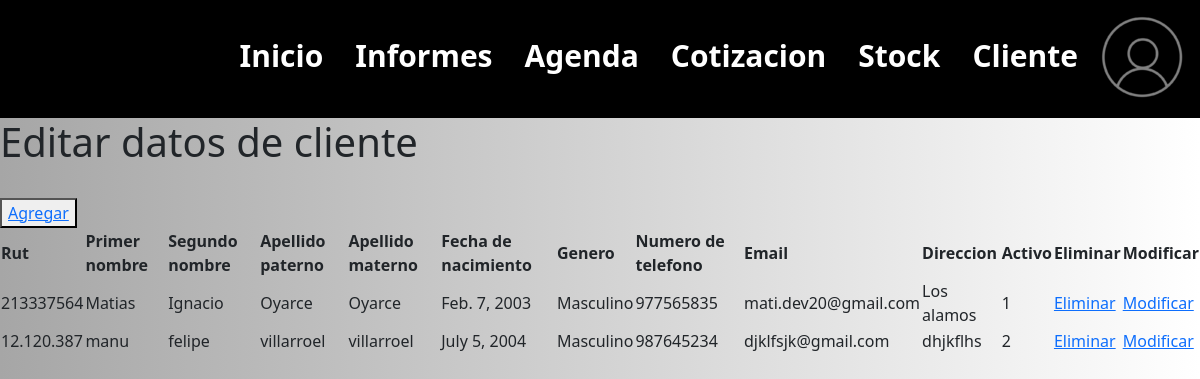
/gestionUser/crud_clientes, run on the app's committed database.
### gestionUser/models.py (models this page shows, shortened)
class Cliente(models.Model):
    rut = models.CharField(db_column='clienteRut', primary_key=True, max_length=10)
    primer_nombre = models.CharField(max_length=20)
    segundo_nombre = models.CharField(max_length=20, blank=True, null=True)  # Segundo nombre puede ser opcional
    apellido_paterno = models.CharField(max_length=20)
    apellido_materno = models.CharField(max_length=20, blank=True, null=True)  # Apellido materno puede ser opcional
    fecha_nacimiento = models.DateField(blank=False, null=False)
    id_genero = models.ForeignKey('Genero', on_delete=models.CASCADE, db_column='idGenero')
    telefono = models.CharField(max_length=45)
    email = models.EmailField(unique=True, max_length=100, blank=True, null=True)
    direccion = models.CharField(max_length=50, blank=True, null=True)
    activo = models.CharField(max_length=45)  # Cambiado a BooleanField

class Genero(models.Model):
    id_genero = models.AutoField(db_column='idGenero', primary_key=True)
    genero = models.CharField(max_length=20, blank=False, null=False)
    def __str__(self):
        return str(self.genero)

### gestionUser/views.py (the view)
def crud_clientes (request):
    clientes = Cliente.objects.all()
    context = {'clientes':clientes}
    return render (request, 'gestionUser/clientes_list.html', context)

### gestionUser/templates/gestionUser/clientes_list.html (shortened to what this page needs)
{% load static %}
<!DOCTYPE html>
<html lang="en">
<head>
    <link href="https://cdn.jsdelivr.net/npm/bootstrap@5.3.3/dist/css/bootstrap.min.css" rel="stylesheet">
    <link rel="stylesheet" href='{% static "css/styles.css" %}'>
</head>
<body style="background: linear-gradient(to right, #a6a6a6, #ffffff); margin: 0; height: 100vh;">
    <header>
        <ul class="nav justify-content-end" style="background-color: black;">
            <li class="nav-item">
              <a href="{% url 'index' %}" class="nav-link active" id="inicio" style="font-family: system-ui, -apple-system, BlinkMacSystemFont, 'Segoe UI', Roboto, Oxygen, Ubuntu, Cantarell, 'Open Sans', 'Helvetica Neue', sans-serif; color: white; font-size: 30px; font-weight: bold; margin-top: 25px;" aria-current="page" href="#">Inicio</a>
            </li>
            <li class="nav-item">
              <a class="nav-link" style="font-family: system-ui, -apple-system, BlinkMacSystemFont, 'Segoe UI', Roboto, Oxygen, Ubuntu, Cantarell, 'Open Sans', 'Helvetica Neue', sans-serif; color: white; font-size: 30px; font-weight: bold; margin-top: 25px;" href="#">Informes</a>
            </li>
            <li class="nav-item">
              <a class="nav-link" style="font-family: system-ui, -apple-system, BlinkMacSystemFont, 'Segoe UI', Roboto, Oxygen, Ubuntu, Cantarell, 'Open Sans', 'Helvetica Neue', sans-serif; color: white; font-size: 30px; font-weight: bold; margin-top: 25px;" href="#">Agenda</a>
            </li>
            <li class="nav-item">
                <a class="nav-link active" style="font-family: system-ui, -apple-system, BlinkMacSystemFont, 'Segoe UI', Roboto, Oxygen, Ubuntu, Cantarell, 'Open Sans', 'Helvetica Neue', sans-serif; color: white; font-size: 30px; font-weight: bold; margin-top: 25px;" aria-current="page" href="#">Cotizacion</a>
            </li>
            <li class="nav-item">
                <a class="nav-link active" style="font-family: system-ui, -apple-system, BlinkMacSystemFont, 'Segoe UI', Roboto, Oxygen, Ubuntu, Cantarell, 'Open Sans', 'Helvetica Neue', sans-serif; color: white; font-size: 30px; font-weight: bold; margin-top: 25px;" aria-current="page" href="#">Stock</a>
            </li>
            <li class="nav-item">
                <a class="nav-link active" style="font-family: system-ui, -apple-system, BlinkMacSystemFont, 'Segoe UI', Roboto, Oxygen, Ubuntu, Cantarell, 'Open Sans', 'Helvetica Neue', sans-serif; color: white; font-size: 30px; font-weight: bold; margin-top: 25px;" aria-current="page" href="#">Cliente</a>
            </li>
            <li class="nav-item">
                <img src='{% static "img/usuario.png" %}'  style="margin-top: 10px; margin-right: 10px;" alt="">
            </li>
          </ul>
    </header>
        <h1>Editar datos de cliente</h1>
        <br>
        <button type="button">
            <a href="{% url 'clientesAdd' %}"> Agregar</a>
        </button>
        <table>
            {% if clientes %}
                <th>Rut</th>
                <th>Primer nombre</th>
                <th>Segundo nombre</th>
                <th>Apellido paterno</th>
                <th>Apellido materno</th>
                <th>Fecha de nacimiento</th>
                <th>Genero</th>
                <th>Numero de telefono</th>
                <th>Email</th>
                <th>Direccion</th>
                <th>Activo</th>
                <th>Eliminar</th>
                <th>Modificar</th>
                {% for x in clientes %}
                    <tr>
                        <td>{{x.rut}}
                        <td>{{x.primer_nombre}}
                        <td>{{x.segundo_nombre}}
                        <td>{{x.apellido_materno}}
                        <td>{{x.apellido_materno}}
                        <td>{{x.fecha_nacimiento}}
                        <td>{{x.id_genero}}
                        <td>{{x.telefono}}
                        <td>{{x.email}}
                        <td>{{x.direccion}}
                        <td>{{x.activo}}
                        <td> <a href="{% url 'clientes_del' pk=x.rut %}"> Eliminar</a>
                        <td> <a href="{% url 'clientesUpdate' pk=x.rut %}"> Modificar</a>
                    </tr>
                {% endfor %}
            {% endif %}
        </table>
</body>
</html>

### data on the page
Cliente: rut "213337564", primer_nombre "Matias", segundo_nombre "Ignacio", apellido_materno "Oyarce", fecha_nacimiento "Feb. 7, 2003", id_genero "Masculino", telefono "977565835", email "mati.dev20@gmail.com", direccion "Los alamos", activo "1"
Cliente: rut "12.120.387", primer_nombre "manu", segundo_nombre "felipe", apellido_materno "villarroel", fecha_nacimiento "July 5, 2004", id_genero "Masculino", telefono "987645234", email "djklfsjk@gmail.com", direccion "dhjkflhs", activo "2"
